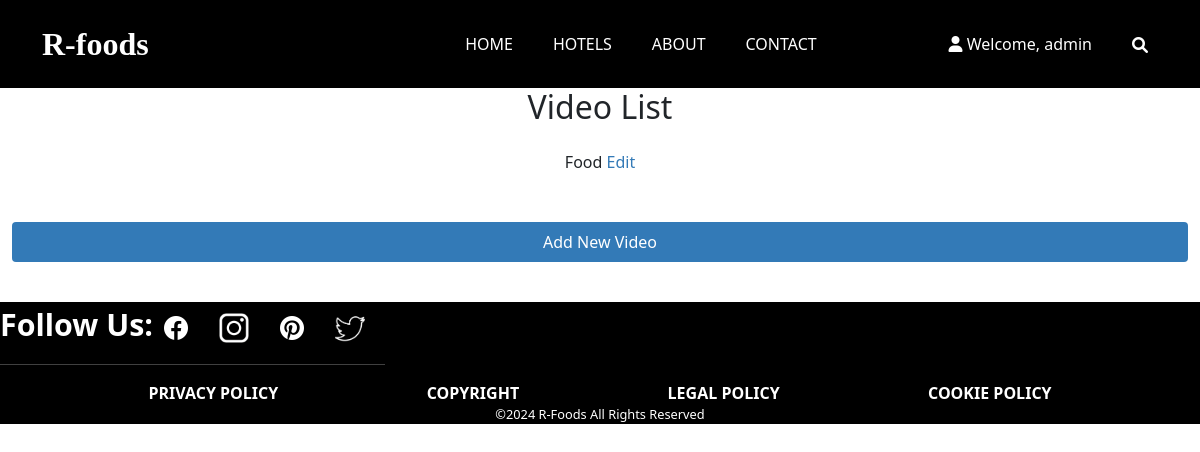
The page /videos/ (signed in) on the database as committed earlier.
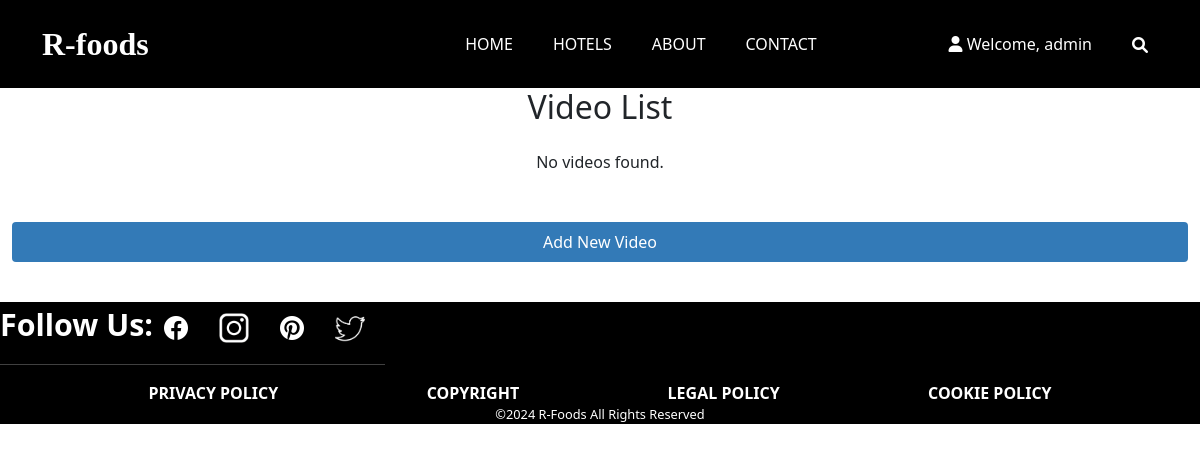
The same page on the database as committed later.
### restaurant_menu/models.py (models this page shows, shortened)
class Video(models.Model):
    title = models.CharField(max_length=255)
    description = models.TextField(blank=True)
    video_file = models.FileField(upload_to='videos/', default=default_video_file_path)
    created_at = models.DateTimeField(auto_now_add=True)
    updated_at = models.DateTimeField(auto_now=True)

### restaurant_menu/views.py (the view)
# urls.py: path('videos/', views.video_list, name='video_list'),
@user_passes_test(is_admin)
def video_list(request):
    videos = Video.objects.all()
    return render(request, 'base/video_list.html', {'videos': videos})

### restaurant_menu/views.py (called while the page is built)
def is_admin(user):
    return user.is_authenticated and user.is_staff

### restaurant_menu/templates/base/video_list.html (shortened to what this page needs)
{% extends 'new_main.html' %}
{% block content %}
  <h2>Video List</h2>
  <ul class="video-list">
    {% for video in videos %}
      <li>
        {{ video.title }}
        <a href="{% url 'edit_video' video.id %}" class="edit-link">Edit</a>
      </li>
    {% empty %}
      <li>No videos found.</li>
    {% endfor %}
  </ul>
  <a href="{% url 'add_video' %}" class="btn btn-primary">Add New Video</a>
{% endblock %}

Rows that differ between the two databases and show on the page:
removed Video: title "Food"
Other text that changed with them:
text now shown: "No videos found."
